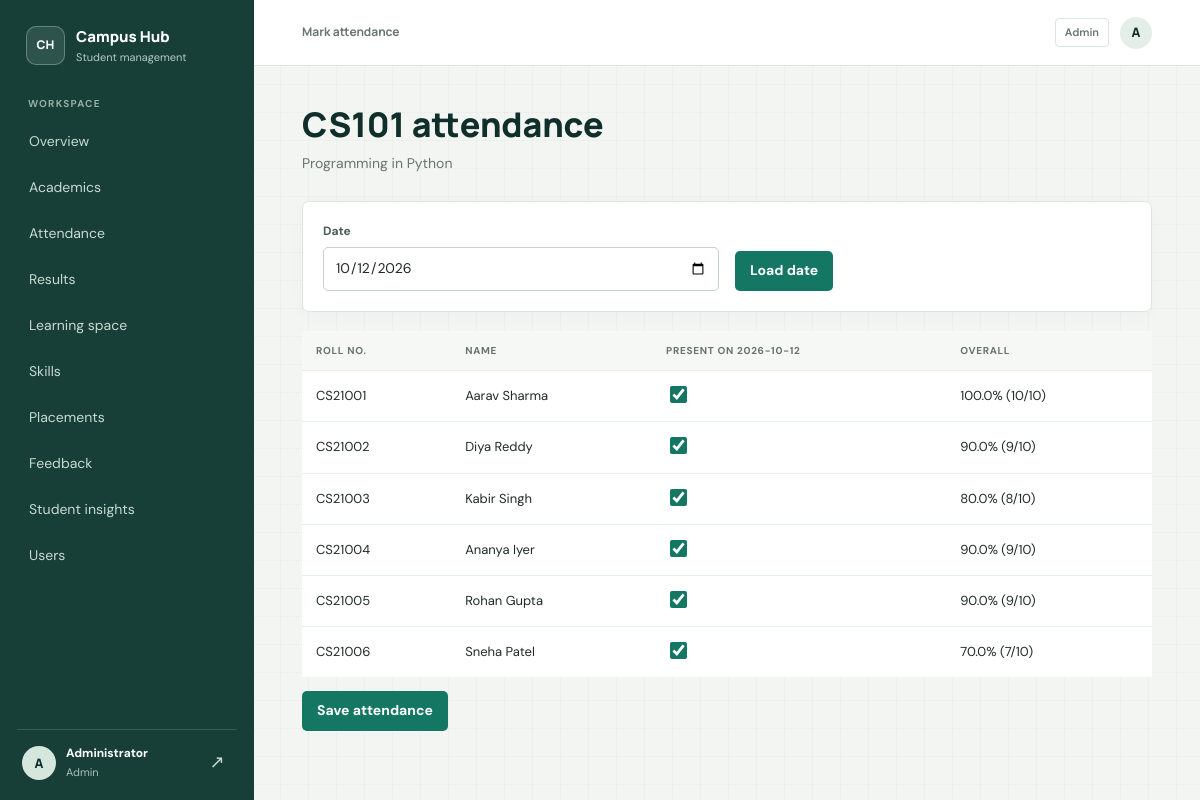
Screenshot of /attendance/1 (signed in) with the database file from the repository.
### tables this page shows
CREATE TABLE users (
    id INTEGER PRIMARY KEY AUTOINCREMENT,
    name TEXT NOT NULL,
    email TEXT NOT NULL UNIQUE,
    password_hash TEXT NOT NULL,
    role TEXT NOT NULL CHECK (role IN ('admin','faculty','student')),
    roll_no TEXT,
    department TEXT
, session_version INTEGER NOT NULL DEFAULT 0);

CREATE TABLE courses (
    id INTEGER PRIMARY KEY AUTOINCREMENT,
    code TEXT NOT NULL UNIQUE,
    title TEXT NOT NULL,
    credits INTEGER NOT NULL DEFAULT 3,
    semester INTEGER NOT NULL DEFAULT 1,
    faculty_id INTEGER REFERENCES users(id) ON DELETE SET NULL
);

### app.py (the view, shortened to what this page needs)
@app.route("/attendance/<int:cid>", methods=["GET", "POST"])
@login_required("admin", "faculty")
def mark_attendance(cid):
    course = course_or_404(cid)
    if not can_manage(course):
        abort(403)
    day = request.values.get("date") or date.today().isoformat()
    students = enrolled_students(cid)
    marked = {r["student_id"]: r["present"] for r in
              q("SELECT student_id,present FROM attendance WHERE course_id=? AND date=?", (cid, day))}
    status = {s["id"]: marked.get(s["id"], 1) for s in students}
    totals = {r["student_id"]: r for r in q(
        """SELECT student_id, COUNT(*) total, SUM(present) present FROM attendance
           WHERE course_id=? GROUP BY student_id""", (cid,))}
    return render_template("attendance_mark.html", course=course, students=students,
                           day=day, status=status, totals=totals)

### app.py (called while the page is built)
def db():
    if "db" not in g:
        g.db = sqlite3.connect(DB_PATH)
        g.db.row_factory = sqlite3.Row
        g.db.execute("PRAGMA foreign_keys = ON")
    return g.db

def q(sql, args=(), one=False):
    cur = db().execute(sql, args)
    rows = cur.fetchall()
    cur.close()
    if one:
        return rows[0] if rows else None
    return rows

def current_user():
    if "user" not in g:
        uid = session.get("uid")
        user = q("SELECT * FROM users WHERE id=?", (uid,), one=True) if uid else None
        if user and session.get("session_version") != user["session_version"]:
            session.clear()
            user = None
        g.user = user
    return g.user

@app.context_processor
def inject_user():
    return {"me": current_user(), "today": date.today().isoformat()}

@app.before_request
def enforce_auth_entry():
    public_endpoints = {"static", "login", "signup", "forgot_password", "reset_password"}
    if request.endpoint == "static":
        return None
    user = current_user()
    if user and request.endpoint in {"login", "signup"}:
        return redirect(url_for("dashboard"))
    if user or request.endpoint in public_endpoints:
        return None
    return redirect(url_for("login"))

def login_required(*roles):
    def deco(fn):
        @wraps(fn)
        def wrapper(*a, **kw):
            user = current_user()
            if not user:
                return redirect(url_for("login"))
            if roles and user["role"] not in roles:
                abort(403)
            return fn(*a, **kw)
        return wrapper
    return deco

def course_or_404(course_id):
    course = q("SELECT * FROM courses WHERE id=?", (course_id,), one=True)
    if not course:
        abort(404)
    return course

def can_manage(course):
    u = current_user()
    return u["role"] == "admin" or (u["role"] == "faculty" and course["faculty_id"] == u["id"])

def enrolled_students(course_id):
    return q("""SELECT u.* FROM users u JOIN enrollments e ON e.student_id=u.id
                WHERE e.course_id=? ORDER BY u.roll_no, u.name""", (course_id,))

### templates/attendance_mark.html
{% extends "base.html" %}{% block title %}Mark attendance{% endblock %}
{% block content %}
<h1>{{ course.code }} attendance</h1><p class="sub">{{ course.title }}</p>
<form method="get" class="card grid"><div><label>Date</label><input type="date" name="date" value="{{ day }}" max="{{ today }}"></div><div><button>Load date</button></div></form>
{% if students %}
<form method="post"><input type="hidden" name="csrf_token" value="{{ csrf_token() }}"><input type="hidden" name="date" value="{{ day }}">
<table><tr><th>Roll no.</th><th>Name</th><th>Present on {{ day }}</th><th>Overall</th></tr>
{% for s in students %}{% set t = totals.get(s.id) %}<tr><td>{{ s.roll_no or '' }}</td><td>{{ s.name }}</td>
<td><input type="checkbox" name="present" value="{{ s.id }}" {{ 'checked' if status[s.id] }} aria-label="Present: {{ s.name }}"></td>
<td>{% if t %}{{ (100*t.present/t.total)|round(1) }}% ({{ t.present }}/{{ t.total }}){% else %}<span class="muted">—</span>{% endif %}</td></tr>{% endfor %}</table>
<p><button>Save attendance</button></p></form>
{% else %}<div class="empty">No students are enrolled in this course.</div>{% endif %}
{% endblock %}

### templates/base.html (shortened to what this page needs)
<!doctype html>
<html lang="en"><head><meta charset="utf-8">
<link rel="stylesheet" href="{{ url_for('static', filename='style.css') }}">
</head><body>
{% if me %}
<div class="layout">
<aside class="side" id="sidebar" aria-label="Main navigation">
  <a class="brand" href="{{ url_for('dashboard') }}">
    <span class="brand-mark" aria-hidden="true">CH</span>
    <span class="brand-copy"><strong>Campus Hub</strong><small>Student management</small></span>
  </a>
  <span class="nav-label">Workspace</span>
  <nav class="nav-links">
  {% set links = [('dashboard','Overview'),('courses','Academics'),('attendance','Attendance'),
     ('results','Results'),('lms','Learning space'),('skills','Skills'),('placements','Placements'),
     ('feedback','Feedback')] %}
  {% for ep,label in links %}
    {% set active = request.endpoint==ep or (ep=='courses' and request.endpoint=='roster') or (ep=='attendance' and request.endpoint=='attendance_mark') or (ep=='results' and request.endpoint=='results_enter') or (ep=='lms' and request.endpoint in ['lms_course','assignment']) or (ep=='placements' and request.endpoint=='applicants') %}
    <a href="{{ url_for(ep) }}" class="nav-link {{ 'on' if active }}" {% if active %}aria-current="page"{% endif %}>{{ label }}</a>
  {% endfor %}
  {% if me.role in ['admin','faculty'] %}<a href="{{ url_for('student_insights') }}" class="nav-link {{ 'on' if request.endpoint=='student_insights' }}" {% if request.endpoint=='student_insights' %}aria-current="page"{% endif %}>Student insights</a>{% endif %}
  {% if me.role=='admin' %}<a href="{{ url_for('users') }}" class="nav-link {{ 'on' if request.endpoint=='users' }}" {% if request.endpoint=='users' %}aria-current="page"{% endif %}>Users</a>{% endif %}
  </nav>
  <div class="who">
    <span class="avatar" aria-hidden="true">{{ me.name[0]|upper }}</span>
    <span class="who-copy"><b>{{ me.name }}</b><small>{{ me.role|capitalize }}</small></span>
    <form method="post" action="{{ url_for('logout') }}"><input type="hidden" name="csrf_token" value="{{ csrf_token() }}"><button class="sign-out" type="submit" aria-label="Sign out">↗</button></form>
  </div>
</aside>
<div class="main-shell">
<header class="topbar">
  <div class="topbar-title">{{ self.title() }}</div>
  <div class="topbar-user"><span class="topbar-role">{{ me.role|capitalize }}</span><span class="avatar avatar-small" aria-hidden="true">{{ me.name[0]|upper }}</span></div>
</header>
<main class="page-content">
{% endif %}
{% block content %}{% endblock %}
</main>
{% if me %}</div>{% else %}</div>{% endif %}
</body></html>

### rows the page displays
users: name "A", name "Administrator", role "Admin"
courses: code "CS101", title "Programming in Python"
users: roll_no "CS21001", name "Aarav Sharma", present "100.0", present "10", total "10"
users: roll_no "CS21002", name "Diya Reddy", present "90.0", present "9", total "10"
users: roll_no "CS21003", name "Kabir Singh", present "80.0", present "8", total "10"
users: roll_no "CS21004", name "Ananya Iyer", present "90.0", present "9", total "10"
users: roll_no "CS21005", name "Rohan Gupta", present "90.0", present "9", total "10"
users: roll_no "CS21006", name "Sneha Patel", present "70.0", present "7", total "10"

### other values shown
{{ label }} "Overview" "Academics" "Attendance" "Results" "Learning space" "Skills" "Placements" "Feedback"
{{ day }} "2026-10-12"
